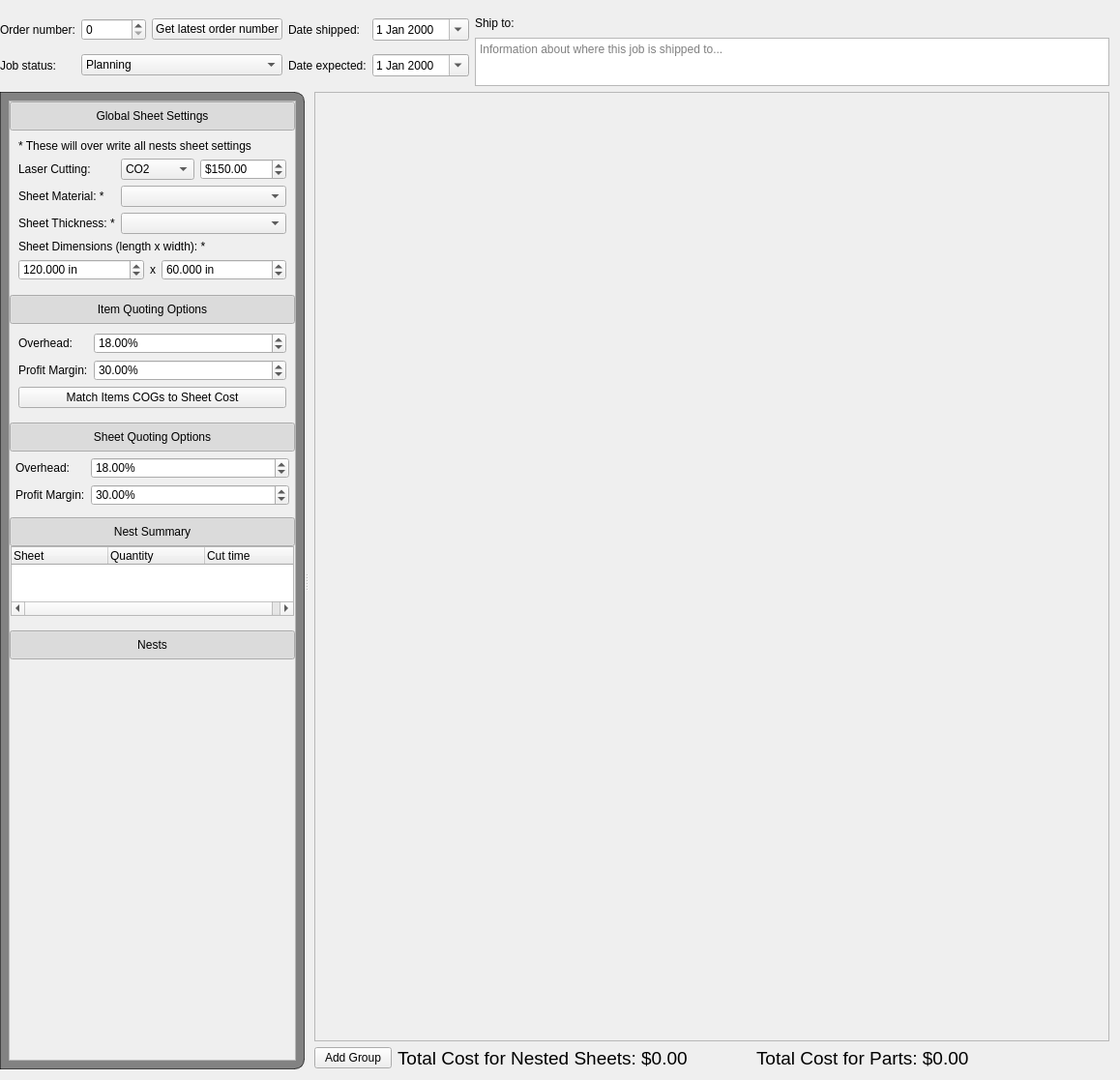
<?xml version="1.0" encoding="UTF-8"?>
<ui version="4.0">
 <class>Form</class>
 <widget class="QWidget" name="Form">
  <property name="geometry">
   <rect>
    <x>0</x>
    <y>0</y>
    <width>1158</width>
    <height>1117</height>
   </rect>
  </property>
  <property name="sizePolicy">
   <sizepolicy hsizetype="Preferred" vsizetype="MinimumExpanding">
    <horstretch>0</horstretch>
    <verstretch>0</verstretch>
   </sizepolicy>
  </property>
  <property name="windowTitle">
   <string>Form</string>
  </property>
  <layout class="QVBoxLayout" name="verticalLayout" stretch="0,1">
   <property name="leftMargin">
    <number>0</number>
   </property>
   <item>
    <widget class="QWidget" name="job_settings_widget" native="true">
     <property name="sizePolicy">
      <sizepolicy hsizetype="Preferred" vsizetype="Maximum">
       <horstretch>0</horstretch>
       <verstretch>0</verstretch>
      </sizepolicy>
     </property>
     <property name="maximumSize">
      <size>
       <width>16777215</width>
       <height>16777215</height>
      </size>
     </property>
     <layout class="QHBoxLayout" name="horizontalLayout_3" stretch="0">
      <property name="leftMargin">
       <number>0</number>
      </property>
      <property name="topMargin">
       <number>0</number>
      </property>
      <property name="rightMargin">
       <number>0</number>
      </property>
      <property name="bottomMargin">
       <number>0</number>
      </property>
      <item>
       <layout class="QHBoxLayout" name="horizontalLayout_5" stretch="0,1">
        <item>
         <layout class="QGridLayout" name="gridLayout_2" columnstretch="0,1,0,1">
          <property name="bottomMargin">
           <number>0</number>
          </property>
          <item row="0" column="2">
           <widget class="QLabel" name="label_4">
            <property name="text">
             <string>Date shipped:</string>
            </property>
            <property name="buddy">
             <cstring>dateEdit_shipped</cstring>
            </property>
           </widget>
          </item>
          <item row="1" column="3">
           <widget class="QDateEdit" name="dateEdit_expected">
            <property name="minimumSize">
             <size>
              <width>100</width>
              <height>0</height>
             </size>
            </property>
            <property name="calendarPopup">
             <bool>true</bool>
            </property>
           </widget>
          </item>
          <item row="1" column="1">
           <widget class="QComboBox" name="comboBox_type">
            <item>
             <property name="text">
              <string>Planning</string>
             </property>
            </item>
            <item>
             <property name="text">
              <string>Quoting</string>
             </property>
            </item>
            <item>
             <property name="text">
              <string>Quoted</string>
             </property>
            </item>
            <item>
             <property name="text">
              <string>Template</string>
             </property>
            </item>
            <item>
             <property name="text">
              <string>Workspace</string>
             </property>
            </item>
            <item>
             <property name="text">
              <string>Archive</string>
             </property>
            </item>
           </widget>
          </item>
          <item row="1" column="2">
           <widget class="QLabel" name="label_3">
            <property name="text">
             <string>Date expected:</string>
            </property>
            <property name="buddy">
             <cstring>dateEdit_expected</cstring>
            </property>
           </widget>
          </item>
          <item row="0" column="1">
           <layout class="QHBoxLayout" name="horizontalLayout_4">
            <item>
             <widget class="QDoubleSpinBox" name="doubleSpinBox_order_number">
              <property name="decimals">
               <number>0</number>
              </property>
              <property name="maximum">
               <double>1000000000000000000.000000000000000</double>
              </property>
             </widget>
            </item>
            <item>
             <widget class="QPushButton" name="pushButton_get_order_number">
              <property name="enabled">
               <bool>true</bool>
              </property>
              <property name="text">
               <string>Get latest order number</string>
              </property>
             </widget>
            </item>
           </layout>
          </item>
          <item row="0" column="0">
           <widget class="QLabel" name="label">
            <property name="text">
             <string>Order number:</string>
            </property>
            <property name="buddy">
             <cstring>doubleSpinBox_order_number</cstring>
            </property>
           </widget>
          </item>
          <item row="0" column="3">
           <widget class="QDateEdit" name="dateEdit_shipped">
            <property name="minimumSize">
             <size>
              <width>100</width>
              <height>0</height>
             </size>
            </property>
            <property name="calendarPopup">
             <bool>true</bool>
            </property>
           </widget>
          </item>
          <item row="1" column="0">
           <widget class="QLabel" name="label_2">
            <property name="text">
             <string>Job status:</string>
            </property>
            <property name="buddy">
             <cstring>comboBox_type</cstring>
            </property>
           </widget>
          </item>
         </layout>
        </item>
        <item>
         <layout class="QVBoxLayout" name="verticalLayout_4">
          <property name="spacing">
           <number>0</number>
          </property>
          <property name="bottomMargin">
           <number>0</number>
          </property>
          <item>
           <layout class="QHBoxLayout" name="horizontalLayout_6" stretch="1,0">
            <property name="bottomMargin">
             <number>3</number>
            </property>
            <item>
             <widget class="QLabel" name="label_5">
              <property name="text">
               <string>Ship to:</string>
              </property>
              <property name="buddy">
               <cstring>textEdit_ship_to</cstring>
              </property>
             </widget>
            </item>
            <item>
             <widget class="QPushButton" name="pushButton_reload_job">
              <property name="minimumSize">
               <size>
                <width>25</width>
                <height>25</height>
               </size>
              </property>
              <property name="maximumSize">
               <size>
                <width>25</width>
                <height>25</height>
               </size>
              </property>
              <property name="toolTip">
               <string>Reload current job

Ctrl + R</string>
              </property>
              <property name="styleSheet">
               <string notr="true">
QPushButton#pushButton_reload_job:flat {
    background-color: transparent;
    border: 1px solid transparent;
    border-radius: 12px;
    padding: 5px 10px;
    color: #EAE9FC;
}

QPushButton#pushButton_reload_job:flat:pressed {
    background-color: #3daee9;
    color: #171717;
}

QPushButton#pushButton_reload_job:flat:hover {
    background-color: rgba(76, 76, 76, 0.6);
}</string>
              </property>
              <property name="text">
               <string/>
              </property>
              <property name="icon">
               <iconset>
                <normaloff>svg/browser_refresh.svg</normaloff>svg/browser_refresh.svg</iconset>
              </property>
              <property name="shortcut">
               <string>Ctrl+R</string>
              </property>
              <property name="flat">
               <bool>true</bool>
              </property>
             </widget>
            </item>
           </layout>
          </item>
          <item>
           <widget class="QTextEdit" name="textEdit_ship_to">
            <property name="sizePolicy">
             <sizepolicy hsizetype="Preferred" vsizetype="Preferred">
              <horstretch>0</horstretch>
              <verstretch>0</verstretch>
             </sizepolicy>
            </property>
            <property name="maximumSize">
             <size>
              <width>16777215</width>
              <height>50</height>
             </size>
            </property>
            <property name="placeholderText">
             <string>Information about where this job is shipped to...</string>
            </property>
           </widget>
          </item>
         </layout>
        </item>
       </layout>
      </item>
     </layout>
    </widget>
   </item>
   <item>
    <widget class="QSplitter" name="splitter">
     <property name="orientation">
      <enum>Qt::Orientation::Horizontal</enum>
     </property>
     <widget class="QWidget" name="quoting_settings_widget" native="true">
      <property name="styleSheet">
       <string notr="true">QWidget#quoting_settings_widget{
	border-top-right-radius: 10px;
	border-bottom-right-radius: 10px;
	border-top-left-radius: 0;
	border-bottom-left-radius: 0;
    background-color: rgba(20, 20, 20, 0.5);
    border: 1px solid rgba(15, 15, 15, 0.7);
	padding: 5px;
}</string>
      </property>
      <layout class="QVBoxLayout" name="verticalLayout_6">
       <property name="leftMargin">
        <number>9</number>
       </property>
       <property name="rightMargin">
        <number>9</number>
       </property>
       <property name="bottomMargin">
        <number>9</number>
       </property>
       <item>
        <layout class="QVBoxLayout" name="verticalLayout_5">
         <property name="spacing">
          <number>9</number>
         </property>
         <property name="topMargin">
          <number>9</number>
         </property>
         <property name="bottomMargin">
          <number>0</number>
         </property>
         <item>
          <widget class="QScrollArea" name="scrollArea_2">
           <property name="widgetResizable">
            <bool>true</bool>
           </property>
           <property name="alignment">
            <set>Qt::AlignmentFlag::AlignLeading|Qt::AlignmentFlag::AlignLeft|Qt::AlignmentFlag::AlignTop</set>
           </property>
           <widget class="QWidget" name="scrollAreaWidgetContents_2">
            <property name="geometry">
             <rect>
              <x>0</x>
              <y>0</y>
              <width>585</width>
              <height>980</height>
             </rect>
            </property>
            <layout class="QVBoxLayout" name="verticalLayout_7">
             <property name="leftMargin">
              <number>0</number>
             </property>
             <property name="topMargin">
              <number>0</number>
             </property>
             <property name="rightMargin">
              <number>0</number>
             </property>
             <property name="bottomMargin">
              <number>0</number>
             </property>
             <item>
              <layout class="QVBoxLayout" name="verticalLayout_8" stretch="0,0,0,0,0,1">
               <item>
                <layout class="QVBoxLayout" name="verticalLayout_14" stretch="0,1">
                 <property name="spacing">
                  <number>0</number>
                 </property>
                 <item>
                  <widget class="QPushButton" name="pushButton_global_sheet_settings">
                   <property name="minimumSize">
                    <size>
                     <width>0</width>
                     <height>30</height>
                    </size>
                   </property>
                   <property name="cursor">
                    <cursorShape>PointingHandCursor</cursorShape>
                   </property>
                   <property name="text">
                    <string>Global Sheet Settings</string>
                   </property>
                   <property name="checkable">
                    <bool>true</bool>
                   </property>
                   <property name="checked">
                    <bool>true</bool>
                   </property>
                  </widget>
                 </item>
                 <item>
                  <widget class="QWidget" name="global_sheet_settings_widget" native="true">
                   <property name="sizePolicy">
                    <sizepolicy hsizetype="Ignored" vsizetype="Preferred">
                     <horstretch>0</horstretch>
                     <verstretch>0</verstretch>
                    </sizepolicy>
                   </property>
                   <layout class="QVBoxLayout" name="verticalLayout_24">
                    <item>
                     <layout class="QVBoxLayout" name="verticalLayout_23">
                      <item>
                       <widget class="QLabel" name="label_15">
                        <property name="text">
                         <string>* These will over write all nests sheet settings</string>
                        </property>
                        <property name="wordWrap">
                         <bool>false</bool>
                        </property>
                       </widget>
                      </item>
                      <item>
                       <layout class="QGridLayout" name="gridLayout_3" columnstretch="0,1">
                        <item row="1" column="0">
                         <widget class="QLabel" name="label_7">
                          <property name="text">
                           <string>Sheet Material: *</string>
                          </property>
                          <property name="wordWrap">
                           <bool>false</bool>
                          </property>
                          <property name="buddy">
                           <cstring>comboBox_materials</cstring>
                          </property>
                         </widget>
                        </item>
                        <item row="1" column="1">
                         <widget class="QComboBox" name="comboBox_materials"/>
                        </item>
                        <item row="0" column="0">
                         <widget class="QLabel" name="label_6">
                          <property name="text">
                           <string>Laser Cutting:</string>
                          </property>
                          <property name="wordWrap">
                           <bool>false</bool>
                          </property>
                          <property name="buddy">
                           <cstring>doubleSpinBox_cost_for_laser</cstring>
                          </property>
                         </widget>
                        </item>
                        <item row="0" column="1">
                         <layout class="QHBoxLayout" name="horizontalLayout_11">
                          <item>
                           <widget class="QComboBox" name="comboBox_laser_cutting">
                            <item>
                             <property name="text">
                              <string>CO2</string>
                             </property>
                            </item>
                            <item>
                             <property name="text">
                              <string>Nitrogen</string>
                             </property>
                            </item>
                           </widget>
                          </item>
                          <item>
                           <widget class="QDoubleSpinBox" name="doubleSpinBox_cost_for_laser">
                            <property name="prefix">
                             <string>$</string>
                            </property>
                            <property name="maximum">
                             <double>99999999999.000000000000000</double>
                            </property>
                            <property name="value">
                             <double>150.000000000000000</double>
                            </property>
                           </widget>
                          </item>
                         </layout>
                        </item>
                        <item row="2" column="0">
                         <widget class="QLabel" name="label_8">
                          <property name="text">
                           <string>Sheet Thickness: *</string>
                          </property>
                          <property name="wordWrap">
                           <bool>false</bool>
                          </property>
                          <property name="buddy">
                           <cstring>comboBox_thicknesses</cstring>
                          </property>
                         </widget>
                        </item>
                        <item row="2" column="1">
                         <widget class="QComboBox" name="comboBox_thicknesses"/>
                        </item>
                       </layout>
                      </item>
                     </layout>
                    </item>
                    <item>
                     <widget class="QLabel" name="label_13">
                      <property name="text">
                       <string>Sheet Dimensions (length x width): *</string>
                      </property>
                      <property name="wordWrap">
                       <bool>true</bool>
                      </property>
                      <property name="buddy">
                       <cstring>doubleSpinBox_length</cstring>
                      </property>
                     </widget>
                    </item>
                    <item>
                     <layout class="QHBoxLayout" name="global_sheet_settings_layout" stretch="1,0,1">
                      <item>
                       <widget class="QDoubleSpinBox" name="doubleSpinBox_length">
                        <property name="suffix">
                         <string> in</string>
                        </property>
                        <property name="decimals">
                         <number>3</number>
                        </property>
                        <property name="maximum">
                         <double>99999999999.000000000000000</double>
                        </property>
                        <property name="value">
                         <double>120.000000000000000</double>
                        </property>
                       </widget>
                      </item>
                      <item>
                       <widget class="QLabel" name="label_14">
                        <property name="text">
                         <string>x</string>
                        </property>
                        <property name="alignment">
                         <set>Qt::AlignmentFlag::AlignCenter</set>
                        </property>
                        <property name="buddy">
                         <cstring>doubleSpinBox_width</cstring>
                        </property>
                       </widget>
                      </item>
                      <item>
                       <widget class="QDoubleSpinBox" name="doubleSpinBox_width">
                        <property name="suffix">
                         <string> in</string>
                        </property>
                        <property name="decimals">
                         <number>3</number>
                        </property>
                        <property name="maximum">
                         <double>999999999.000000000000000</double>
                        </property>
                        <property name="value">
                         <double>60.000000000000000</double>
                        </property>
                       </widget>
                      </item>
                     </layout>
                    </item>
                   </layout>
                  </widget>
                 </item>
                </layout>
               </item>
               <item>
                <layout class="QVBoxLayout" name="verticalLayout_15" stretch="0,1">
                 <property name="spacing">
                  <number>0</number>
                 </property>
                 <item>
                  <widget class="QPushButton" name="pushButton_item_quoting_options">
                   <property name="minimumSize">
                    <size>
                     <width>0</width>
                     <height>30</height>
                    </size>
                   </property>
                   <property name="cursor">
                    <cursorShape>PointingHandCursor</cursorShape>
                   </property>
                   <property name="text">
                    <string>Item Quoting Options</string>
                   </property>
                   <property name="checkable">
                    <bool>true</bool>
                   </property>
                   <property name="checked">
                    <bool>true</bool>
                   </property>
                  </widget>
                 </item>
                 <item>
                  <widget class="QWidget" name="item_quoting_options_widget" native="true">
                   <property name="sizePolicy">
                    <sizepolicy hsizetype="Ignored" vsizetype="Preferred">
                     <horstretch>0</horstretch>
                     <verstretch>0</verstretch>
                    </sizepolicy>
                   </property>
                   <layout class="QVBoxLayout" name="verticalLayout_21">
                    <item>
                     <layout class="QVBoxLayout" name="item_quoting_options_layout">
                      <item>
                       <layout class="QVBoxLayout" name="verticalLayout_13">
                        <item>
                         <layout class="QGridLayout" name="gridLayout" columnstretch="0,1">
                          <item row="0" column="1">
                           <widget class="QDoubleSpinBox" name="doubleSpinBox_items_overhead">
                            <property name="toolTip">
                             <string>Default: 18%</string>
                            </property>
                            <property name="suffix">
                             <string>%</string>
                            </property>
                            <property name="decimals">
                             <number>2</number>
                            </property>
                            <property name="value">
                             <double>18.000000000000000</double>
                            </property>
                           </widget>
                          </item>
                          <item row="1" column="1">
                           <widget class="QDoubleSpinBox" name="doubleSpinBox_items_profit_margin">
                            <property name="toolTip">
                             <string>Default: 30%</string>
                            </property>
                            <property name="suffix">
                             <string>%</string>
                            </property>
                            <property name="decimals">
                             <number>2</number>
                            </property>
                            <property name="value">
                             <double>30.000000000000000</double>
                            </property>
                           </widget>
                          </item>
                          <item row="0" column="0">
                           <widget class="QLabel" name="label_9">
                            <property name="text">
                             <string>Overhead:</string>
                            </property>
                            <property name="wordWrap">
                             <bool>false</bool>
                            </property>
                            <property name="buddy">
                             <cstring>doubleSpinBox_items_overhead</cstring>
                            </property>
                           </widget>
                          </item>
                          <item row="1" column="0">
                           <widget class="QLabel" name="label_10">
                            <property name="text">
                             <string>Profit Margin:</string>
                            </property>
                            <property name="wordWrap">
                             <bool>false</bool>
                            </property>
                            <property name="buddy">
                             <cstring>doubleSpinBox_items_profit_margin</cstring>
                            </property>
                           </widget>
                          </item>
                         </layout>
                        </item>
                        <item>
                         <widget class="QPushButton" name="pushButton_item_to_sheet">
                          <property name="text">
                           <string>Match Items COGs to Sheet Cost</string>
                          </property>
                          <property name="checkable">
                           <bool>true</bool>
                          </property>
                         </widget>
                        </item>
                       </layout>
                      </item>
                     </layout>
                    </item>
                   </layout>
                  </widget>
                 </item>
                </layout>
               </item>
               <item>
                <layout class="QVBoxLayout" name="verticalLayout_12" stretch="0,1">
                 <property name="spacing">
                  <number>0</number>
                 </property>
                 <item>
                  <widget class="QPushButton" name="pushButton_sheet_quoting_options">
                   <property name="minimumSize">
                    <size>
                     <width>0</width>
                     <height>30</height>
                    </size>
                   </property>
                   <property name="cursor">
                    <cursorShape>PointingHandCursor</cursorShape>
                   </property>
                   <property name="text">
                    <string>Sheet Quoting Options</string>
                   </property>
                   <property name="checkable">
                    <bool>true</bool>
                   </property>
                   <property name="checked">
                    <bool>true</bool>
                   </property>
                  </widget>
                 </item>
                 <item>
                  <widget class="QWidget" name="sheet_quoting_options_widget" native="true">
                   <property name="sizePolicy">
                    <sizepolicy hsizetype="Ignored" vsizetype="Preferred">
                     <horstretch>0</horstretch>
                     <verstretch>0</verstretch>
                    </sizepolicy>
                   </property>
                   <layout class="QVBoxLayout" name="verticalLayout_22">
                    <property name="leftMargin">
                     <number>6</number>
                    </property>
                    <property name="topMargin">
                     <number>6</number>
                    </property>
                    <property name="rightMargin">
                     <number>6</number>
                    </property>
                    <property name="bottomMargin">
                     <number>6</number>
                    </property>
                    <item>
                     <layout class="QGridLayout" name="gridLayout_4" columnstretch="0,1">
                      <item row="1" column="0">
                       <widget class="QLabel" name="label_12">
                        <property name="text">
                         <string>Profit Margin:</string>
                        </property>
                        <property name="wordWrap">
                         <bool>false</bool>
                        </property>
                        <property name="buddy">
                         <cstring>doubleSpinBox_sheets_profit_margin</cstring>
                        </property>
                       </widget>
                      </item>
                      <item row="0" column="0">
                       <widget class="QLabel" name="label_11">
                        <property name="text">
                         <string>Overhead:</string>
                        </property>
                        <property name="wordWrap">
                         <bool>false</bool>
                        </property>
                        <property name="buddy">
                         <cstring>doubleSpinBox_sheets_overhead</cstring>
                        </property>
                       </widget>
                      </item>
                      <item row="0" column="1">
                       <widget class="QDoubleSpinBox" name="doubleSpinBox_sheets_overhead">
                        <property name="toolTip">
                         <string>Default: 18%</string>
                        </property>
                        <property name="suffix">
                         <string>%</string>
                        </property>
                        <property name="maximum">
                         <double>100.000000000000000</double>
                        </property>
                        <property name="value">
                         <double>18.000000000000000</double>
                        </property>
                       </widget>
                      </item>
                      <item row="1" column="1">
                       <widget class="QDoubleSpinBox" name="doubleSpinBox_sheets_profit_margin">
                        <property name="toolTip">
                         <string>Default: 30%</string>
                        </property>
                        <property name="suffix">
                         <string>%</string>
                        </property>
                        <property name="maximum">
                         <double>100.000000000000000</double>
                        </property>
                        <property name="value">
                         <double>30.000000000000000</double>
                        </property>
                       </widget>
                      </item>
                     </layout>
                    </item>
                   </layout>
                  </widget>
                 </item>
                </layout>
               </item>
               <item>
                <layout class="QVBoxLayout" name="verticalLayout_19" stretch="0,0">
                 <property name="spacing">
                  <number>0</number>
                 </property>
                 <item>
                  <widget class="QPushButton" name="pushButton_nest_summary">
                   <property name="minimumSize">
                    <size>
                     <width>0</width>
                     <height>30</height>
                    </size>
                   </property>
                   <property name="maximumSize">
                    <size>
                     <width>16777215</width>
                     <height>16777215</height>
                    </size>
                   </property>
                   <property name="cursor">
                    <cursorShape>PointingHandCursor</cursorShape>
                   </property>
                   <property name="text">
                    <string>Nest Summary</string>
                   </property>
                   <property name="checkable">
                    <bool>true</bool>
                   </property>
                   <property name="checked">
                    <bool>true</bool>
                   </property>
                  </widget>
                 </item>
                 <item>
                  <widget class="QWidget" name="nest_summary_widget" native="true">
                   <property name="sizePolicy">
                    <sizepolicy hsizetype="Ignored" vsizetype="Preferred">
                     <horstretch>0</horstretch>
                     <verstretch>0</verstretch>
                    </sizepolicy>
                   </property>
                   <layout class="QVBoxLayout" name="verticalLayout_11">
                    <property name="leftMargin">
                     <number>0</number>
                    </property>
                    <property name="topMargin">
                     <number>0</number>
                    </property>
                    <property name="rightMargin">
                     <number>0</number>
                    </property>
                    <property name="bottomMargin">
                     <number>0</number>
                    </property>
                    <item>
                     <layout class="QVBoxLayout" name="nest_summary_layout">
                      <property name="leftMargin">
                       <number>1</number>
                      </property>
                      <property name="topMargin">
                       <number>0</number>
                      </property>
                      <property name="rightMargin">
                       <number>1</number>
                      </property>
                      <property name="bottomMargin">
                       <number>9</number>
                      </property>
                      <item>
                       <widget class="QTreeWidget" name="treeWidget_nest_summary">
                        <property name="verticalScrollBarPolicy">
                         <enum>Qt::ScrollBarPolicy::ScrollBarAlwaysOff</enum>
                        </property>
                        <property name="sizeAdjustPolicy">
                         <enum>QAbstractScrollArea::SizeAdjustPolicy::AdjustToContents</enum>
                        </property>
                        <property name="indentation">
                         <number>0</number>
                        </property>
                        <property name="rootIsDecorated">
                         <bool>false</bool>
                        </property>
                        <property name="animated">
                         <bool>true</bool>
                        </property>
                        <column>
                         <property name="text">
                          <string>Sheet</string>
                         </property>
                        </column>
                        <column>
                         <property name="text">
                          <string>Quantity</string>
                         </property>
                        </column>
                        <column>
                         <property name="text">
                          <string>Cut time</string>
                         </property>
                        </column>
                       </widget>
                      </item>
                     </layout>
                    </item>
                   </layout>
                  </widget>
                 </item>
                </layout>
               </item>
               <item>
                <layout class="QVBoxLayout" name="verticalLayout_18" stretch="0,0">
                 <property name="spacing">
                  <number>0</number>
                 </property>
                 <item>
                  <widget class="QPushButton" name="pushButton_nests">
                   <property name="minimumSize">
                    <size>
                     <width>0</width>
                     <height>30</height>
                    </size>
                   </property>
                   <property name="maximumSize">
                    <size>
                     <width>16777215</width>
                     <height>16777215</height>
                    </size>
                   </property>
                   <property name="cursor">
                    <cursorShape>PointingHandCursor</cursorShape>
                   </property>
                   <property name="text">
                    <string>Nests</string>
                   </property>
                   <property name="checkable">
                    <bool>true</bool>
                   </property>
                   <property name="checked">
                    <bool>true</bool>
                   </property>
                  </widget>
                 </item>
                 <item>
                  <widget class="QWidget" name="nests_widget" native="true">
                   <property name="sizePolicy">
                    <sizepolicy hsizetype="Ignored" vsizetype="Preferred">
                     <horstretch>0</horstretch>
                     <verstretch>0</verstretch>
                    </sizepolicy>
                   </property>
                   <layout class="QVBoxLayout" name="verticalLayout_9">
                    <property name="leftMargin">
                     <number>0</number>
                    </property>
                    <property name="topMargin">
                     <number>0</number>
                    </property>
                    <property name="rightMargin">
                     <number>0</number>
                    </property>
                    <property name="bottomMargin">
                     <number>0</number>
                    </property>
                    <item>
                     <layout class="QVBoxLayout" name="nests_layout">
                      <property name="leftMargin">
                       <number>9</number>
                      </property>
                      <property name="topMargin">
                       <number>9</number>
                      </property>
                      <property name="rightMargin">
                       <number>9</number>
                      </property>
                      <property name="bottomMargin">
                       <number>9</number>
                      </property>
                     </layout>
                    </item>
                   </layout>
                  </widget>
                 </item>
                </layout>
               </item>
               <item>
                <spacer name="verticalSpacer_6">
                 <property name="orientation">
                  <enum>Qt::Orientation::Vertical</enum>
                 </property>
                 <property name="sizeHint" stdset="0">
                  <size>
                   <width>20</width>
                   <height>40</height>
                  </size>
                 </property>
                </spacer>
               </item>
              </layout>
             </item>
            </layout>
           </widget>
          </widget>
         </item>
        </layout>
       </item>
      </layout>
     </widget>
     <widget class="QWidget" name="groups_widget" native="true">
      <layout class="QVBoxLayout" name="verticalLayout_2" stretch="1,0">
       <property name="leftMargin">
        <number>6</number>
       </property>
       <item>
        <widget class="QScrollArea" name="scrollArea">
         <property name="widgetResizable">
          <bool>true</bool>
         </property>
         <widget class="QWidget" name="scrollAreaWidgetContents">
          <property name="geometry">
           <rect>
            <x>0</x>
            <y>0</y>
            <width>520</width>
            <height>928</height>
           </rect>
          </property>
          <layout class="QVBoxLayout" name="verticalLayout_3">
           <property name="leftMargin">
            <number>0</number>
           </property>
           <property name="topMargin">
            <number>0</number>
           </property>
           <property name="rightMargin">
            <number>0</number>
           </property>
           <property name="bottomMargin">
            <number>0</number>
           </property>
           <item>
            <layout class="QVBoxLayout" name="groups_layout"/>
           </item>
          </layout>
         </widget>
        </widget>
       </item>
       <item>
        <layout class="QFormLayout" name="formLayout">
         <item row="0" column="0">
          <widget class="QPushButton" name="add_group_button">
           <property name="sizePolicy">
            <sizepolicy hsizetype="Fixed" vsizetype="Fixed">
             <horstretch>0</horstretch>
             <verstretch>0</verstretch>
            </sizepolicy>
           </property>
           <property name="text">
            <string>Add Group</string>
           </property>
          </widget>
         </item>
         <item row="0" column="1">
          <widget class="QWidget" name="cost_summary_widget" native="true">
           <layout class="QHBoxLayout" name="horizontalLayout_2">
            <property name="leftMargin">
             <number>0</number>
            </property>
            <property name="topMargin">
             <number>0</number>
            </property>
            <property name="rightMargin">
             <number>0</number>
            </property>
            <property name="bottomMargin">
             <number>0</number>
            </property>
            <item>
             <layout class="QHBoxLayout" name="horizontalLayout" stretch="1,1">
              <item>
               <widget class="QLabel" name="label_total_cost_for_sheets">
                <property name="font">
                 <font>
                  <pointsize>14</pointsize>
                 </font>
                </property>
                <property name="text">
                 <string>Total Cost for Nested Sheets: $0.00</string>
                </property>
                <property name="wordWrap">
                 <bool>true</bool>
                </property>
                <property name="textInteractionFlags">
                 <set>Qt::TextInteractionFlag::LinksAccessibleByMouse|Qt::TextInteractionFlag::TextSelectableByMouse</set>
                </property>
               </widget>
              </item>
              <item>
               <widget class="QLabel" name="label_total_cost_for_parts">
                <property name="font">
                 <font>
                  <pointsize>14</pointsize>
                 </font>
                </property>
                <property name="text">
                 <string>Total Cost for Parts: $0.00</string>
                </property>
                <property name="wordWrap">
                 <bool>true</bool>
                </property>
                <property name="textInteractionFlags">
                 <set>Qt::TextInteractionFlag::LinksAccessibleByMouse|Qt::TextInteractionFlag::TextSelectableByMouse</set>
                </property>
               </widget>
              </item>
             </layout>
            </item>
           </layout>
          </widget>
         </item>
        </layout>
       </item>
      </layout>
     </widget>
    </widget>
   </item>
  </layout>
 </widget>
 <tabstops>
  <tabstop>doubleSpinBox_order_number</tabstop>
  <tabstop>pushButton_get_order_number</tabstop>
  <tabstop>dateEdit_shipped</tabstop>
  <tabstop>comboBox_type</tabstop>
  <tabstop>dateEdit_expected</tabstop>
  <tabstop>pushButton_global_sheet_settings</tabstop>
  <tabstop>comboBox_laser_cutting</tabstop>
  <tabstop>doubleSpinBox_cost_for_laser</tabstop>
  <tabstop>comboBox_materials</tabstop>
  <tabstop>comboBox_thicknesses</tabstop>
  <tabstop>doubleSpinBox_length</tabstop>
  <tabstop>doubleSpinBox_width</tabstop>
  <tabstop>pushButton_item_quoting_options</tabstop>
  <tabstop>doubleSpinBox_items_overhead</tabstop>
  <tabstop>doubleSpinBox_items_profit_margin</tabstop>
  <tabstop>pushButton_item_to_sheet</tabstop>
  <tabstop>pushButton_sheet_quoting_options</tabstop>
  <tabstop>doubleSpinBox_sheets_overhead</tabstop>
  <tabstop>doubleSpinBox_sheets_profit_margin</tabstop>
  <tabstop>pushButton_nest_summary</tabstop>
  <tabstop>treeWidget_nest_summary</tabstop>
  <tabstop>pushButton_nests</tabstop>
  <tabstop>textEdit_ship_to</tabstop>
  <tabstop>scrollArea</tabstop>
  <tabstop>pushButton_reload_job</tabstop>
  <tabstop>add_group_button</tabstop>
  <tabstop>scrollArea_2</tabstop>
 </tabstops>
 <resources/>
 <connections>
  <connection>
   <sender>pushButton_nests</sender>
   <signal>clicked(bool)</signal>
   <receiver>nests_widget</receiver>
   <slot>setVisible(bool)</slot>
   <hints>
    <hint type="sourcelabel">
     <x>238</x>
     <y>134</y>
    </hint>
    <hint type="destinationlabel">
     <x>238</x>
     <y>221</y>
    </hint>
   </hints>
  </connection>
  <connection>
   <sender>pushButton_nest_summary</sender>
   <signal>clicked(bool)</signal>
   <receiver>nest_summary_widget</receiver>
   <slot>setVisible(bool)</slot>
   <hints>
    <hint type="sourcelabel">
     <x>238</x>
     <y>307</y>
    </hint>
    <hint type="destinationlabel">
     <x>238</x>
     <y>393</y>
    </hint>
   </hints>
  </connection>
  <connection>
   <sender>pushButton_sheet_quoting_options</sender>
   <signal>clicked(bool)</signal>
   <receiver>sheet_quoting_options_widget</receiver>
   <slot>setVisible(bool)</slot>
   <hints>
    <hint type="sourcelabel">
     <x>202</x>
     <y>191</y>
    </hint>
    <hint type="destinationlabel">
     <x>202</x>
     <y>246</y>
    </hint>
   </hints>
  </connection>
  <connection>
   <sender>pushButton_global_sheet_settings</sender>
   <signal>clicked(bool)</signal>
   <receiver>global_sheet_settings_widget</receiver>
   <slot>setVisible(bool)</slot>
   <hints>
    <hint type="sourcelabel">
     <x>195</x>
     <y>122</y>
    </hint>
    <hint type="destinationlabel">
     <x>195</x>
     <y>205</y>
    </hint>
   </hints>
  </connection>
  <connection>
   <sender>pushButton_item_quoting_options</sender>
   <signal>clicked(bool)</signal>
   <receiver>item_quoting_options_widget</receiver>
   <slot>setVisible(bool)</slot>
   <hints>
    <hint type="sourcelabel">
     <x>195</x>
     <y>294</y>
    </hint>
    <hint type="destinationlabel">
     <x>195</x>
     <y>350</y>
    </hint>
   </hints>
  </connection>
 </connections>
</ui>
